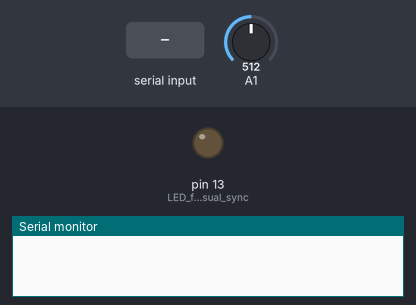
Recording of a sketch running on a simulated Arduino Uno, built with avr-gcc and run on an emulated ATmega328P. Shown: output pins drawn as LEDs (lit = HIGH), the last lines printed to the serial monitor. Dashed ring = blinking. Inputs (shaded band) come from the test bench; at power-on: A1 = 512.

Above: at 1.2 s.
1.3 s: byte 82 (START) received over Serial
At 1.55 s:
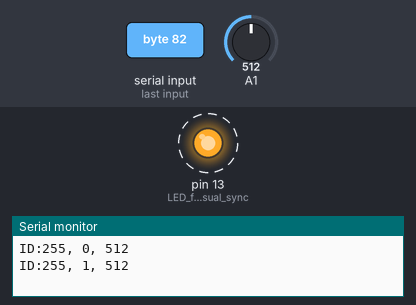
4.3 s: "1" received over Serial
Timing chart, 0 to 13.3 s (numbered marks = the images above; inputs shaded):
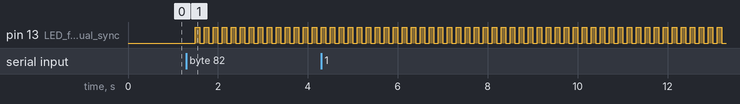

Measured:
- after the input at 1.3 s, pin 13 (LED_for_visual_sync): alternates HIGH for 0.10 s and LOW for 0.10 s, starting after 0.20 s

The sketch:

homework_6.ino
```cpp
//Joshua Murray, Aaron Baker & Brian Hoffman
#include <MsTimer2.h>
#include <EEPROM.h>
#define UNIT_MEMORY_LOCATION 0
#define X_INPUT 0
//comms
#define START 'R'
#define SYNC 'S'
#define STOP 'T'

int unit;
char cmd;
bool toggle;
unsigned long timeVal;

void setup() {
  unit = EEPROM.read(UNIT_MEMORY_LOCATION);//EEPROM is programmed seperately with UNIT IDs
  timeVal = 0;//timestamp
  toggle = false;
  pinMode(13, OUTPUT);//LED for visual sync
  pinMode(1, INPUT);//Sensor input
  digitalWrite(13, LOW);//LED for visual sync
  MsTimer2::set(100, sendValues);//10hz
  Serial.begin(57600);
  Serial.flush();
}

void sendValues() {//ISR
  if(toggle){//toggle LED for visual sync
    digitalWrite(13, HIGH);
  } else {
    digitalWrite(13, LOW);
  }
  toggle = !toggle;
  Serial.print("ID:");Serial.print(unit);Serial.print(", ");Serial.print(timeVal);Serial.print(", ");Serial.println(analogRead(1));
  timeVal++;//increment timer
}

void loop() {
  if(Serial.available()) {
    cmd = Serial.read();
    switch (cmd) {
      case START:
        MsTimer2::start();
        break;
      case SYNC:
        MsTimer2::stop();
        timeVal = 0;
        MsTimer2::start();
        break;
      case STOP:
        MsTimer2::stop();
        break;
      default:
          Serial.print("==========");Serial.print(cmd);Serial.println(" is an unkown command==============");
        break;
    }
  }
}
```
